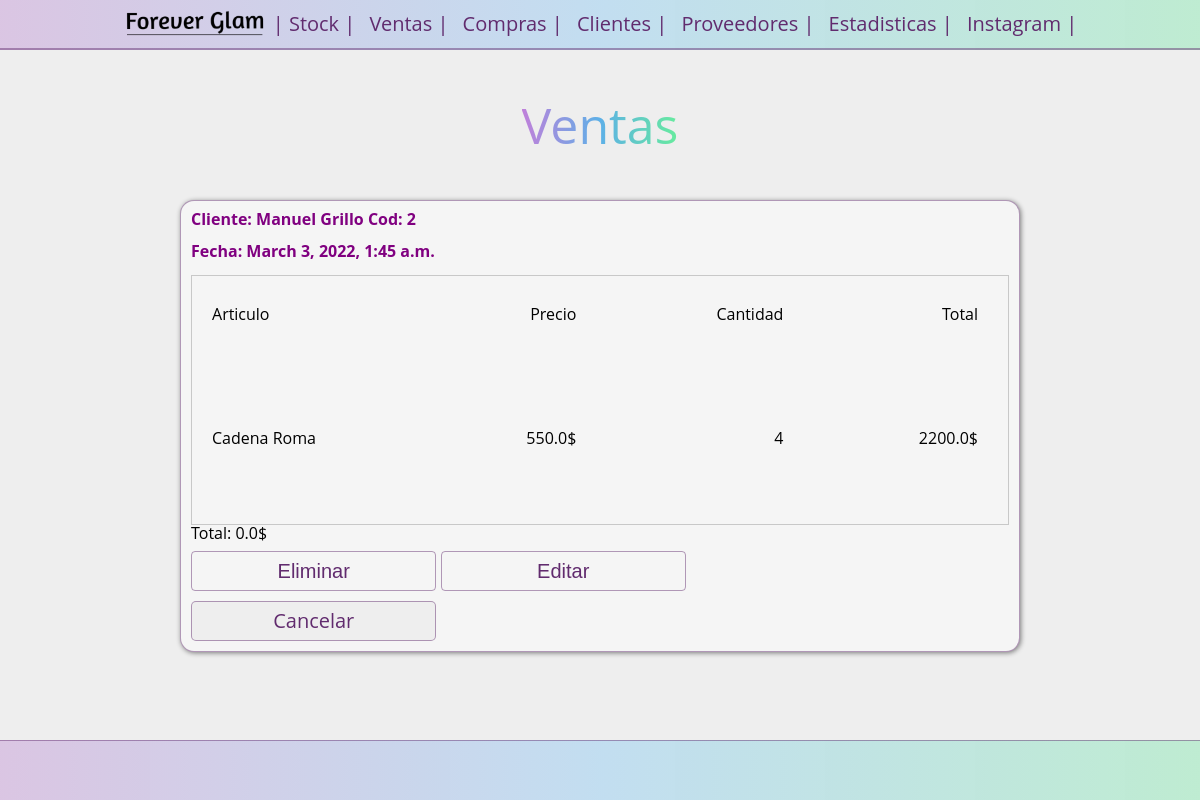
Before: /sells/2 with the older database file.
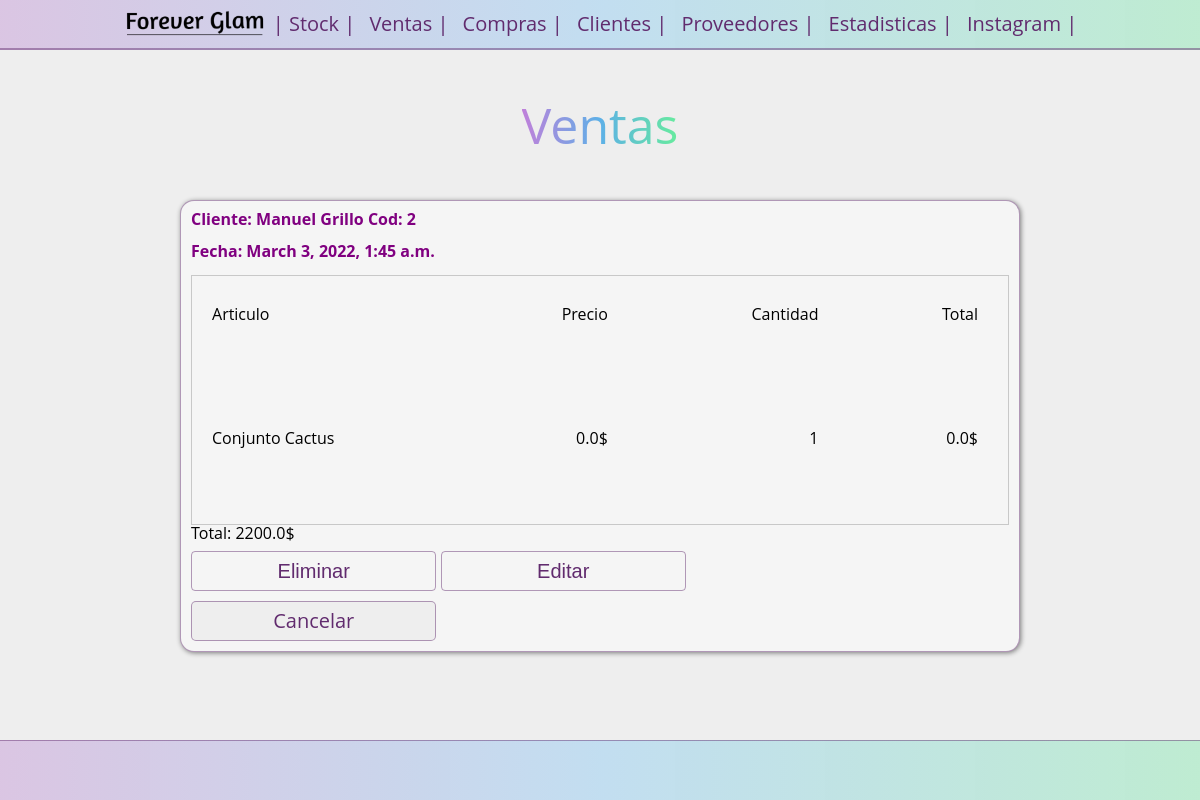
After: the same page with the newer database file.
### sells/models.py (models this page shows)
class Sell_Product(models.Model):
    sell = models.ForeignKey(
        Sell,
        on_delete= models.CASCADE,
        null=False,
        blank=False
    )
    product = models.ForeignKey(
        Product,
        on_delete= models.CASCADE,
        null=False,
        blank=False
    )
    quantity = models.IntegerField(default=1)
    price = models.FloatField(default=0)
    total = models.FloatField(default=0)

class Sell(models.Model):
    client = models.ForeignKey(
            Client,
            on_delete= models.CASCADE,
            null=False,
            blank= False
    )
    sell_date = models.DateTimeField(auto_now_add=True)
    product = models.ManyToManyField(
        Product,
        through='Sell_Product',
        blank=True
    )
    total = models.FloatField(default=0)

### stock/models.py (models this page shows)
class Product(models.Model):
    name = models.CharField(max_length=200)
    category = models.CharField(max_length=50)
    material = models.CharField(max_length=50)
    price = models.FloatField(default=0)
    stock = models.IntegerField(default=0)
    sug_price = models.FloatField(default=price)
    sell_price = models.FloatField(default= sug_price)
    def __str__(self) :
        return self.name

### clients/models.py (models this page shows)
class Client(models.Model):
    name = models.CharField(max_length=100)
    tlf = models.CharField(max_length=15, default='')
    debt = models.FloatField(default=0)
    address = models.CharField(max_length=100)
    def __str__(self) :
        return self.name

### sells/views.py (the view)
# urls.py: path("<int:sell_id>", views.detail, name="detail"),
def detail(request, sell_id):
    sell = get_object_or_404(Sell, pk=sell_id)
    sell_product_set = sell.sell_product_set.all()
    return render(request, "sells/detail.html",{
        'sell': sell,
        'sell_product_set': sell_product_set
    })

### sells/templates/sells/detail.html (shortened to what this page needs)
{% load static %}
<!DOCTYPE html>
<html lang="es">
<head>
    <link rel="stylesheet" href="{% static 'stock/reset.css' %}">
    <link rel="stylesheet" href="{% static 'stock/style_g.css' %}">
</head>
<body>
    <header>
        <nav>
            <figure>
                <a href="{% url 'stock:index'%}"><img src="{% static 'stock/images/logo_negro.png'  %}" alt=" logo"class="image"></a>
            </figure>
            <ul class="main-nav">
                <li><a href="{% url 'stock:index'%}">| Stock</a></li>
                <li><a href="{% url 'sells:index'%}">Ventas</a></li>
                <li><a href="#">Compras</a></li>
                <li><a href="{% url 'clients:index'%}">Clientes</a></li>
                <li><a href="{% url 'supplier:index'%}">Proveedores</a></li>
                <li><a href="#">Estadisticas</a></li>
                <li><a href="https://www.instagram.com/foreverglam.ya/?hl=es">Instagram</a></li>
            </ul>
        </nav>
        <h1 class="titulo">Ventas</h1>
    </header>
    <main>
    <form action="{% url 'sells:detail_update_delete'%}" method="post" class="main-form">
        <span >Cliente: {{sell.client}} Cod: {{sell.pk}}</span> <br><br>
        <span>Fecha: {{sell.sell_date}}</span><br><br>
        <div class="table-container">
            <table class="main-table-detail">
                <tr>
                <th class="main-table__row_l_t"><strong>Articulo </strong></th>
                <th class="main-table__row_r_t"><strong> Precio </strong></th>
                <th class="main-table__row_r_t"><strong> Cantidad </strong></th>
                <th class="main-table__row_r_t"><strong> Total </strong></th>
                </tr>
                {% for choice in sell_product_set  %}
                        <tr class="main-table__row">
                            <label for="choice{{ forloop.counter }}">
                            <td class="main-table__row_l">{{choice.product}}</td>
                            <td class="main-table__row_r">{{choice.price}}$</td>
                            <td class="main-table__row_r">{{choice.quantity}}</td>
                            <td class="main-table__row_r">{{choice.total}}$</td>
                            </tr>
                {% endfor %}
            </table>
        </div>
        <div>
            Total: {{sell.total}}$
        </div>
        <input type="submit" name="action" value="Eliminar">
        <input type="submit" name="action" value="Editar">
        <a href="{% url 'sells:index'%}" class="button_grillo" >Cancelar</a>
    </form>
    </main>
    <footer>
    </footer>
</body>

Changed rows visible on the page:
removed Sell_Product: product "Cadena Roma", price "550.0", quantity "4", total "2200.0"
changed Sell "Manuel Grillo": total "0.0" → "2200.0"
added Sell_Product: product "Conjunto Cactus", price "0.0", quantity "1", total "0.0"
